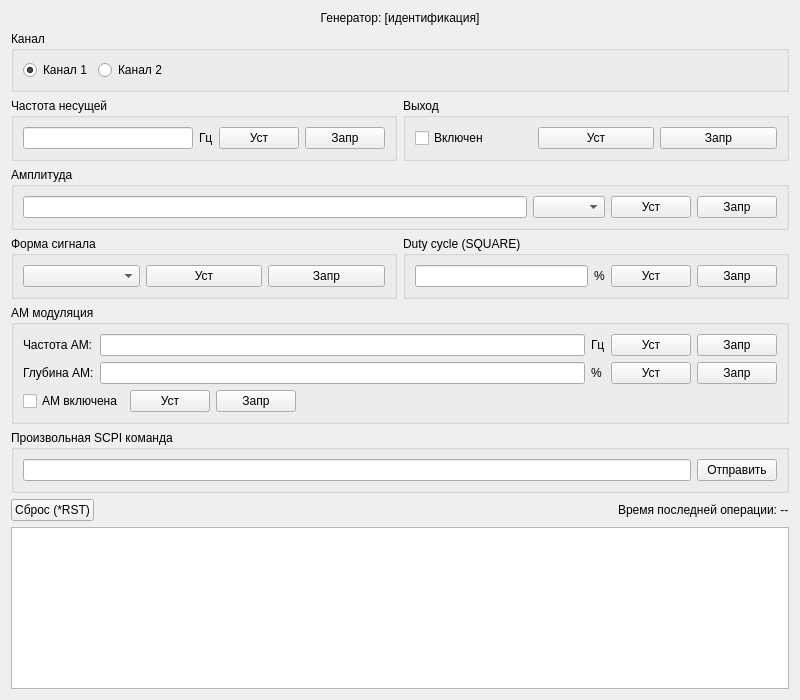
<?xml version="1.0" encoding="UTF-8"?>
<ui version="4.0">
 <class>GeneratorPult</class>
 <widget class="QWidget" name="GeneratorPult">
  <property name="geometry">
   <rect>
    <x>0</x>
    <y>0</y>
    <width>800</width>
    <height>700</height>
   </rect>
  </property>
  <property name="windowTitle">
   <string>Пульт управления генератором</string>
  </property>
  <layout class="QVBoxLayout" name="verticalLayout_2">
   <item>
    <widget class="QLabel" name="lblIdentity">
     <property name="text">
      <string>Генератор: [идентификация]</string>
     </property>
     <property name="alignment">
      <set>Qt::AlignCenter</set>
     </property>
    </widget>
   </item>
   <item>
    <widget class="QGroupBox" name="groupBoxChannel">
     <property name="title">
      <string>Канал</string>
     </property>
     <layout class="QHBoxLayout" name="horizontalLayout_2">
      <item>
       <widget class="QRadioButton" name="radioCh1">
        <property name="text">
         <string>Канал 1</string>
        </property>
        <property name="checked">
         <bool>true</bool>
        </property>
       </widget>
      </item>
      <item>
       <widget class="QRadioButton" name="radioCh2">
        <property name="text">
         <string>Канал 2</string>
        </property>
       </widget>
      </item>
      <item>
       <spacer name="horizontalSpacer">
        <property name="orientation">
         <enum>Qt::Horizontal</enum>
        </property>
        <property name="sizeHint" stdset="0">
         <size>
          <width>40</width>
          <height>20</height>
         </size>
        </property>
       </spacer>
      </item>
     </layout>
    </widget>
   </item>
   <item>
    <layout class="QGridLayout" name="gridLayout">
     <item row="0" column="0">
      <widget class="QGroupBox" name="groupBoxFreq">
       <property name="title">
        <string>Частота несущей</string>
       </property>
       <layout class="QHBoxLayout" name="horizontalLayout">
        <item>
         <widget class="QLineEdit" name="editFreq"/>
        </item>
        <item>
         <widget class="QLabel" name="label_2">
          <property name="text">
           <string>Гц</string>
          </property>
         </widget>
        </item>
        <item>
         <widget class="QPushButton" name="btnSetFreq">
          <property name="text">
           <string>Уст</string>
          </property>
         </widget>
        </item>
        <item>
         <widget class="QPushButton" name="btnQueryFreq">
          <property name="text">
           <string>Запр</string>
          </property>
         </widget>
        </item>
       </layout>
      </widget>
     </item>
     <item row="0" column="1">
      <widget class="QGroupBox" name="groupBoxOutput">
       <property name="title">
        <string>Выход</string>
       </property>
       <layout class="QHBoxLayout" name="horizontalLayout_3">
        <item>
         <widget class="QCheckBox" name="chkOutput">
          <property name="text">
           <string>Включен</string>
          </property>
         </widget>
        </item>
        <item>
         <widget class="QPushButton" name="btnSetOutput">
          <property name="text">
           <string>Уст</string>
          </property>
         </widget>
        </item>
        <item>
         <widget class="QPushButton" name="btnQueryOutput">
          <property name="text">
           <string>Запр</string>
          </property>
         </widget>
        </item>
       </layout>
      </widget>
     </item>
     <item row="1" column="0" colspan="2">
      <widget class="QGroupBox" name="groupBoxAmpl">
       <property name="title">
        <string>Амплитуда</string>
       </property>
       <layout class="QHBoxLayout" name="horizontalLayout_4">
        <item>
         <widget class="QLineEdit" name="editAmpl"/>
        </item>
        <item>
         <widget class="QComboBox" name="cmbAmplUnit"/>
        </item>
        <item>
         <widget class="QPushButton" name="btnSetAmpl">
          <property name="text">
           <string>Уст</string>
          </property>
         </widget>
        </item>
        <item>
         <widget class="QPushButton" name="btnQueryAmpl">
          <property name="text">
           <string>Запр</string>
          </property>
         </widget>
        </item>
       </layout>
      </widget>
     </item>
     <item row="2" column="0">
      <widget class="QGroupBox" name="groupBoxWaveform">
       <property name="title">
        <string>Форма сигнала</string>
       </property>
       <layout class="QHBoxLayout" name="horizontalLayout_5">
        <item>
         <widget class="QComboBox" name="cmbWaveform"/>
        </item>
        <item>
         <widget class="QPushButton" name="btnSetWaveform">
          <property name="text">
           <string>Уст</string>
          </property>
         </widget>
        </item>
        <item>
         <widget class="QPushButton" name="btnQueryWaveform">
          <property name="text">
           <string>Запр</string>
          </property>
         </widget>
        </item>
       </layout>
      </widget>
     </item>
     <item row="2" column="1">
      <widget class="QGroupBox" name="groupBoxDuty">
       <property name="title">
        <string>Duty cycle (SQUARE)</string>
       </property>
       <layout class="QHBoxLayout" name="horizontalLayout_6">
        <item>
         <widget class="QLineEdit" name="editDuty"/>
        </item>
        <item>
         <widget class="QLabel" name="label">
          <property name="text">
           <string>%</string>
          </property>
         </widget>
        </item>
        <item>
         <widget class="QPushButton" name="btnSetDuty">
          <property name="text">
           <string>Уст</string>
          </property>
         </widget>
        </item>
        <item>
         <widget class="QPushButton" name="btnQueryDuty">
          <property name="text">
           <string>Запр</string>
          </property>
         </widget>
        </item>
       </layout>
      </widget>
     </item>
     <item row="3" column="0" colspan="2">
      <widget class="QGroupBox" name="groupBoxAM">
       <property name="title">
        <string>AM модуляция</string>
       </property>
       <layout class="QGridLayout" name="gridLayout_2">
        <item row="0" column="0">
         <widget class="QLabel" name="label_3">
          <property name="text">
           <string>Частота AM:</string>
          </property>
         </widget>
        </item>
        <item row="0" column="1">
         <widget class="QLineEdit" name="editAMFreq"/>
        </item>
        <item row="0" column="2">
         <widget class="QLabel" name="label_4">
          <property name="text">
           <string>Гц</string>
          </property>
         </widget>
        </item>
        <item row="0" column="3">
         <widget class="QPushButton" name="btnSetAMFreq">
          <property name="text">
           <string>Уст</string>
          </property>
         </widget>
        </item>
        <item row="0" column="4">
         <widget class="QPushButton" name="btnQueryAMFreq">
          <property name="text">
           <string>Запр</string>
          </property>
         </widget>
        </item>
        <item row="1" column="0">
         <widget class="QLabel" name="label_5">
          <property name="text">
           <string>Глубина AM:</string>
          </property>
         </widget>
        </item>
        <item row="1" column="1">
         <widget class="QLineEdit" name="editAMDepth"/>
        </item>
        <item row="1" column="2">
         <widget class="QLabel" name="label_6">
          <property name="text">
           <string>%</string>
          </property>
         </widget>
        </item>
        <item row="1" column="3">
         <widget class="QPushButton" name="btnSetAMDepth">
          <property name="text">
           <string>Уст</string>
          </property>
         </widget>
        </item>
        <item row="1" column="4">
         <widget class="QPushButton" name="btnQueryAMDepth">
          <property name="text">
           <string>Запр</string>
          </property>
         </widget>
        </item>
        <item row="2" column="0" colspan="5">
         <layout class="QHBoxLayout" name="horizontalLayout_7">
          <item>
           <widget class="QCheckBox" name="chkAMState">
            <property name="text">
             <string>AM включена</string>
            </property>
           </widget>
          </item>
          <item>
           <widget class="QPushButton" name="btnSetAMState">
            <property name="text">
             <string>Уст</string>
            </property>
           </widget>
          </item>
          <item>
           <widget class="QPushButton" name="btnQueryAMState">
            <property name="text">
             <string>Запр</string>
            </property>
           </widget>
          </item>
          <item>
           <spacer name="horizontalSpacer_2">
            <property name="orientation">
             <enum>Qt::Horizontal</enum>
            </property>
            <property name="sizeHint" stdset="0">
             <size>
              <width>40</width>
              <height>20</height>
             </size>
            </property>
           </spacer>
          </item>
         </layout>
        </item>
       </layout>
      </widget>
     </item>
     <item row="4" column="0" colspan="2">
      <widget class="QGroupBox" name="groupBoxCustom">
       <property name="title">
        <string>Произвольная SCPI команда</string>
       </property>
       <layout class="QHBoxLayout" name="horizontalLayout_8">
        <item>
         <widget class="QLineEdit" name="customCommandEdit"/>
        </item>
        <item>
         <widget class="QPushButton" name="btnSendCustom">
          <property name="text">
           <string>Отправить</string>
          </property>
         </widget>
        </item>
       </layout>
      </widget>
     </item>
    </layout>
   </item>
   <item>
    <layout class="QHBoxLayout" name="horizontalLayout_9">
     <item>
      <widget class="QPushButton" name="btnReset">
       <property name="text">
        <string>Сброс (*RST)</string>
       </property>
      </widget>
     </item>
     <item>
      <spacer name="horizontalSpacer_3">
       <property name="orientation">
        <enum>Qt::Horizontal</enum>
       </property>
       <property name="sizeHint" stdset="0">
        <size>
         <width>40</width>
         <height>20</height>
        </size>
       </property>
      </spacer>
     </item>
     <item>
      <widget class="QLabel" name="lblLastOpTime">
       <property name="text">
        <string>Время последней операции: --</string>
       </property>
      </widget>
     </item>
    </layout>
   </item>
   <item>
    <widget class="QPlainTextEdit" name="logEdit">
     <property name="minimumSize">
      <size>
       <width>0</width>
       <height>150</height>
      </size>
     </property>
     <property name="readOnly">
      <bool>true</bool>
     </property>
     <property name="lineWrapMode">
      <enum>QPlainTextEdit::NoWrap</enum>
     </property>
     <property name="font">
      <font>
       <family>Courier New</family>
       <pointsize>9</pointsize>
      </font>
     </property>
    </widget>
   </item>
  </layout>
 </widget>
 <resources/>
 <connections/>
</ui>
